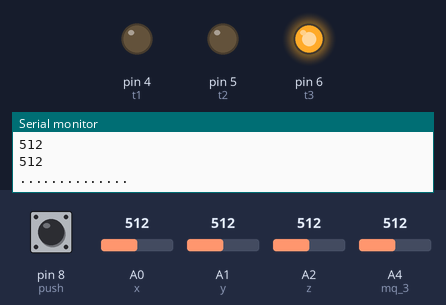
This sketch was run on a simulated Arduino Uno, built with avr-gcc and run on an emulated ATmega328P. On the bench: output pins drawn as LEDs (lit = HIGH), the last lines printed to the serial monitor. Inputs (shaded band) come from the test bench; at power-on: pin 8 (push) HIGH, A4 (mq_3) = 512, A0 (x) = 512, A1 (y) = 512, A2 (z) = 512.

Above: at 2.8 s.
2.9 s: pin 8 (push) pulled LOW for 1 s
At 3.4 s:
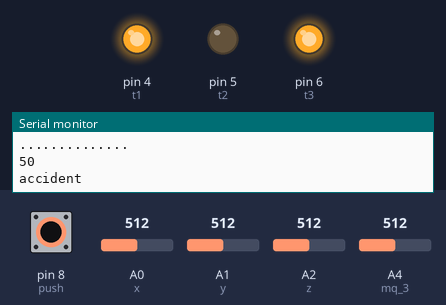
6.1 s: A4 (mq_3) set to 595
8.3 s: A4 (mq_3) set to 623
At 10.5 s:
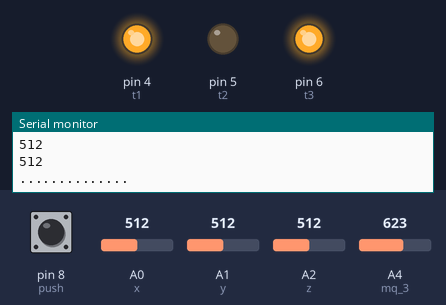
10.8 s: A4 (mq_3) set to 716
At 12.3 s:
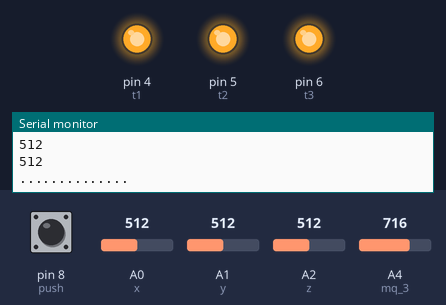
12.8 s: A4 (mq_3) set to 420
At 14.1 s:
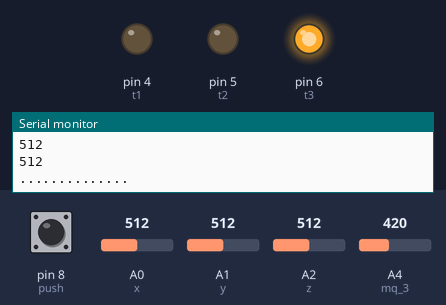
15.0 s: A4 (mq_3) set to 992
At 17.1 s:
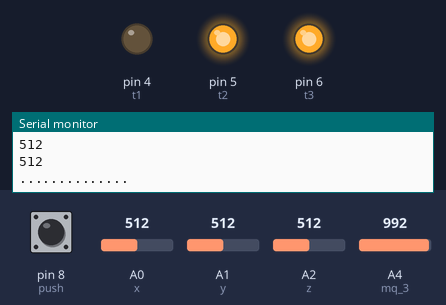
Timing chart, 0 to 18.2 s (numbered marks = the images above; inputs shaded):
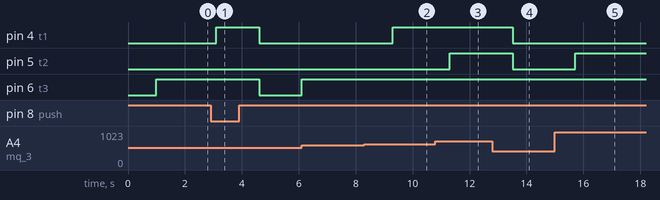

Measured:
- after the input at 2.9 s, pin 4 (t1): LOW → HIGH after 0.20 s, → LOW 1.5 s later; pin 6 (t3): HIGH → LOW after 1.7 s
- after the input at 8.3 s, pin 4 (t1): LOW → HIGH after 1.0 s
- after the input at 10.8 s, pin 5 (t2): LOW → HIGH after 0.51 s
- after the input at 12.8 s, pin 4 (t1), pin 5 (t2): HIGH → LOW after 0.71 s
- after the input at 15.0 s, pin 5 (t2): LOW → HIGH after 0.72 s

The sketch:

helmet_tx.ino
```cpp
#define   x   A0              // ADXl sensor          //helmet part
#define   y   A1
#define   z   A2

#define mq_3  A4              // Alcoholic sensor

#define push 8                // push button

#define t1  4                 // RF module
#define t2  5
#define t3  6

unsigned short level, X, Y, Z;
int ret_val;
int Alchol_thres = 60;


#define Accident_off digitalWrite(t1,0);
#define Accident_on  digitalWrite(t1,1);
#define Alcohol_off  digitalWrite(t2,0);
#define Alcohol_on   digitalWrite(t2,1);
#define helmet_off   digitalWrite(t3,0);
#define helmet_on    digitalWrite(t3,1);


int dir_print();

void setup()
{
  pinMode(x, INPUT);
  pinMode(y, INPUT);
  pinMode(z, INPUT);

  pinMode(mq_3, INPUT);
  pinMode(push, INPUT);

  pinMode(t1, OUTPUT);
  pinMode(t2, OUTPUT);
  pinMode(t3, OUTPUT);
  helmet_off;
  Accident_off;
  Alcohol_off;
  Serial.begin(9600);
}

void loop()
{
  int level=map(analogRead(mq_3),0,1023,0,100);
  Serial.println(level);

  int button=digitalRead(push);
  Serial.println(button);
  delay(1000);
  if (level < Alchol_thres && button == 1)
  {
    helmet_on;

    Serial.println ("heii:");
    while (1)
    {
      if (digitalRead(push) == 0 || level > Alchol_thres)
      {
        break;
      }
      //      char count = 5;
      ret_val = dir_print();
      int level=map(analogRead(mq_3),0,1023,0,100);
      Serial.println(level);

      if (ret_val == 0 && digitalRead(push) == 1 && level < Alchol_thres)
      {
        Serial.println("no accident");
        helmet_on;
        Alcohol_off;
        Accident_off;
        delay(100);
      }
     else if(ret_val == 0 && digitalRead(push) == 1 && level >Alchol_thres)
      {
       Alcohol_on;
       Serial.println("alcohal");
        delay(100);
      }
      else
      {
        Accident_on;                // to stop engine
        Serial.println("accident");
      }
//      delay(200);
    }

  }
  else
  {
    helmet_off;
    Accident_off;
    Alcohol_off;
  }

  delay(500);


}


int dir_print()
{
  X = analogRead(x);
  Y = analogRead(y);
  Z = analogRead(z);

  Serial.println(X);
  Serial.println(Y);
  Serial.println(Z);
  Serial.println("..............");
  delay(1000);
  //  if (X > 400 || X < 270 || Y > 400 || Y < 270)
  if (Z < 430)
  {
    // int m=1;
    return 1;

  }
  else
  {
    //int m=0;
    return 0;
  }

}
```
